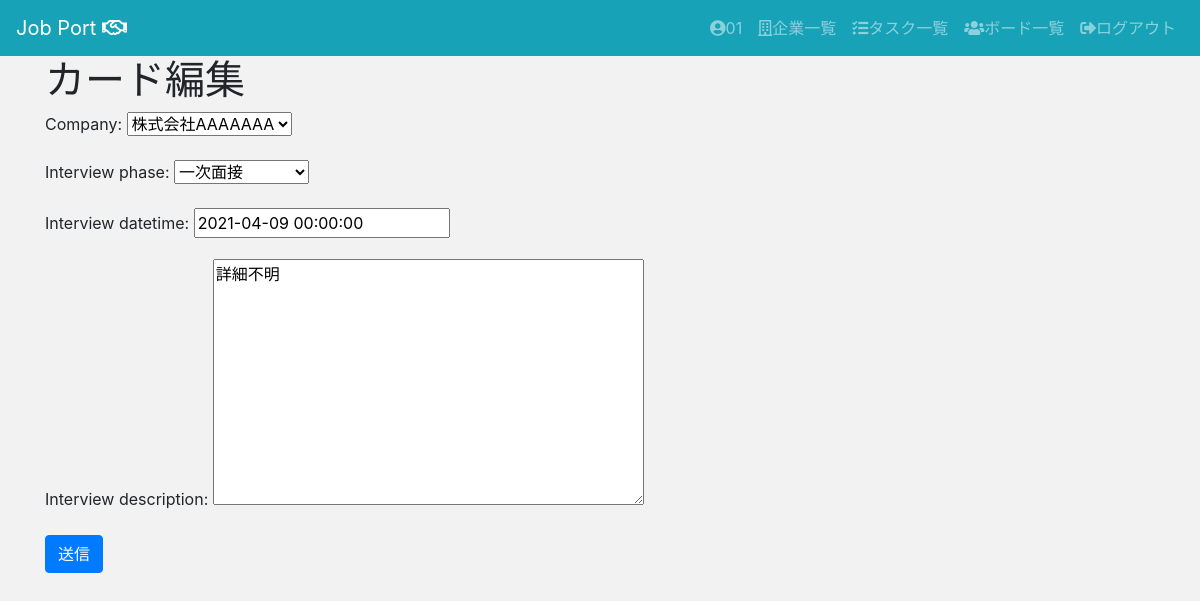
/jpapp/interviews/7/update/ (signed in), run on the app's committed database.
### jpapp/models.py (models this page shows, shortened)
class Interview(models.Model):
    interview_phase = models.IntegerField(
      choices = CHOICE4,
      default='0'
    )
    interview_datetime = models.DateTimeField()
    interview_description = models.TextField()
    company = models.ForeignKey(Company, on_delete=models.CASCADE)
    user = models.ForeignKey(User, on_delete=models.CASCADE)

### jpapp/views.py (the view, shortened to what this page needs)
# urls.py: path("interviews/<int:pk>/update/", views.InterviewUpdateView.as_view(), name="interviews_update"),
class InterviewUpdateView(LoginRequiredMixin, UpdateView):
    model = Interview
    template_name = "jpapp/interviews/update.html"
    form_class = InterviewForm
    def get_form_kwargs(self):
        kwargs = super(InterviewUpdateView, self).get_form_kwargs()
        kwargs['user'] = self.request.user
        return kwargs

### jpapp/forms.py
class InterviewForm(forms.ModelForm):
    class Meta:
        model = Interview
        fields = ("company", "interview_phase", "interview_datetime", "interview_description")
    def __init__(self, *args, **kwargs):
        user = kwargs.pop('user')
        super(InterviewForm, self).__init__(*args, **kwargs)
        self.fields['company'].queryset = Company.objects.filter(user=user)

### jpapp/models.py (called while the page is built)
    def __str__(self):
        return self.company_name

### templates/jpapp/interviews/update.html (shortened to what this page needs)
{% extends "jpapp/base.html" %}
{% block content %}
<div class="container">
  <h1>カード編集</h1>
  <form method="post">
    {{ form.as_p }}
    <button type="submit" class="btn btn-primary">送信</button>
  </form>
</div>
{% endblock %}

### templates/jpapp/base.html (shortened to what this page needs)
{% load static %}
<!doctype html>
<html lang="ja">
  <head>
    <link rel="stylesheet" href="https://stackpath.bootstrapcdn.com/bootstrap/4.3.1/css/bootstrap.min.css">
    <link href="https://use.fontawesome.com/releases/v5.6.1/css/all.css" rel="stylesheet">
    <link rel="stylesheet" type="text/css" href="{% static 'jpapp/custom.css' %}">
    <link href="https://use.fontawesome.com/releases/v5.6.1/css/all.css" rel="stylesheet">
  </head>
  <body>
    <header>
      <nav class="navbar navbar-expand-lg navbar-dark bg-info">
        <a class="navbar-brand" href="{% url 'jpapp:index' %}">Job Port <i class="far fa-handshake"></i></a>
        <div class="collapse navbar-collapse" id="navbarSupportedContent">
          <ul class="navbar-nav">
            {% if request.user.is_authenticated %}
            <li class="nav-item">
              <a class="nav-link" href="{% url 'jpapp:users_detail' request.user.pk %}"><i class="fas fa-user-circle"></i>{{ request.user.username }}</a>
            </li>
            <li class="nav-item">
              <a class="nav-link" href="{% url 'jpapp:companies_list' %}"><i class="far fa-building"></i>企業一覧</a>
            </li>
            <li class="nav-item">
              <a class="nav-link" href="{% url 'jpapp:tasks_list' %}"><i class="fas fa-tasks"></i>タスク一覧</a>
            </li>
            <li class="nav-item">
              <a class="nav-link" href="{% url 'jpapp:boards_list' %}"><i class="fas fa-users"></i>ボード一覧</a>
            </li>
            <li class="nav-item">
              <a class="nav-link" href="{% url 'logout' %}"><i class="fas fa-sign-out-alt"></i>ログアウト</a>
            </li>
            {% endif %}
          </ul>
        </div>
      </nav>
    </header>
    <main>
      {% block content %}
      {% endblock %}
    </main>
  </body>
</html>

### static/jpapp/custom.css (style rules this page uses)
body { background-color: #F2F2F2; }

### data on the page
Interview: company "株式会社AAAAAAA", interview_phase "一次面接", interview_datetime "2021-04-09 00:00:00", interview_description "詳細不明"

### other printed values
{{ request.user.username }} "01"
